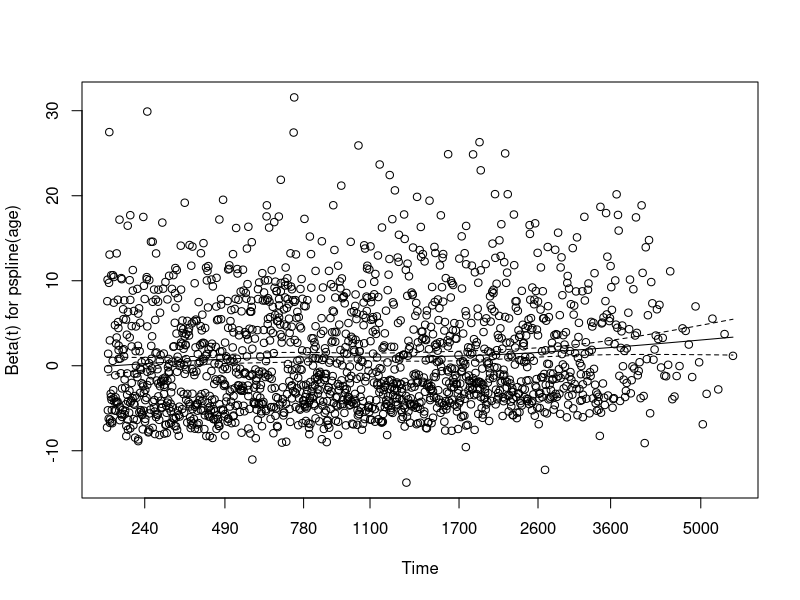
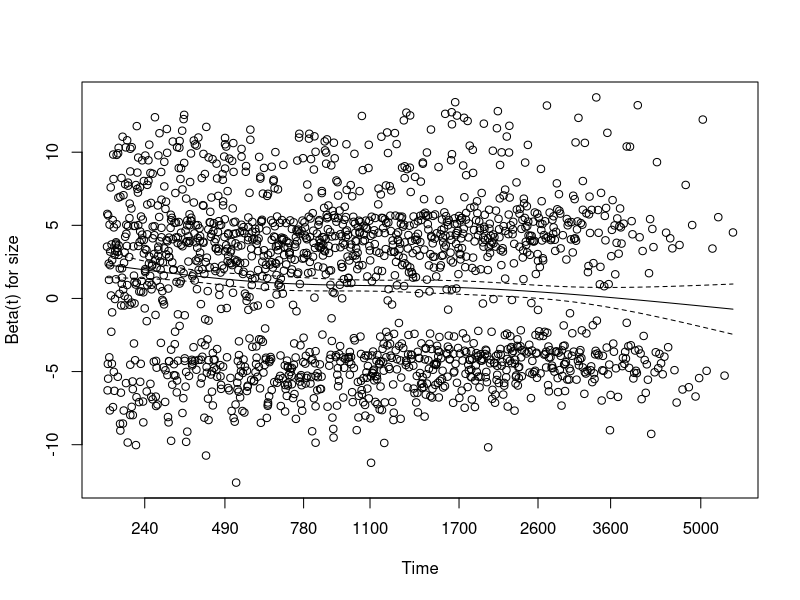
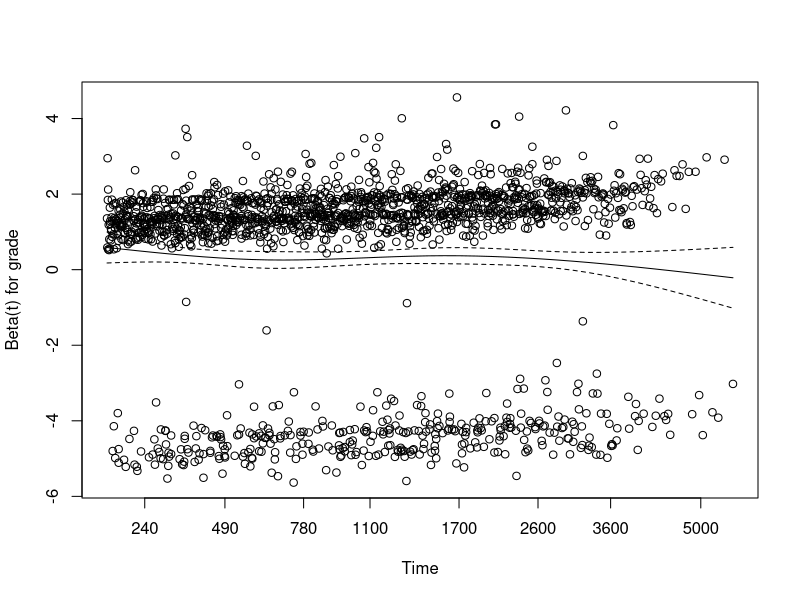
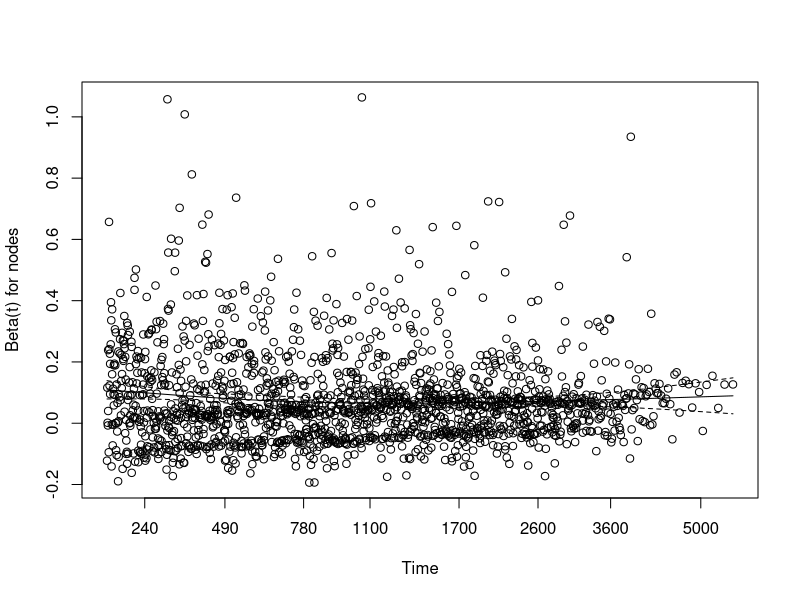
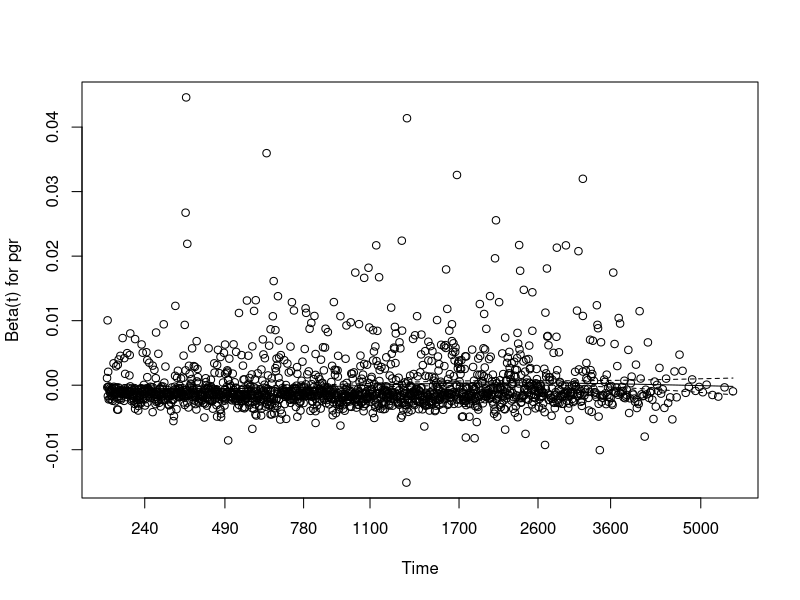
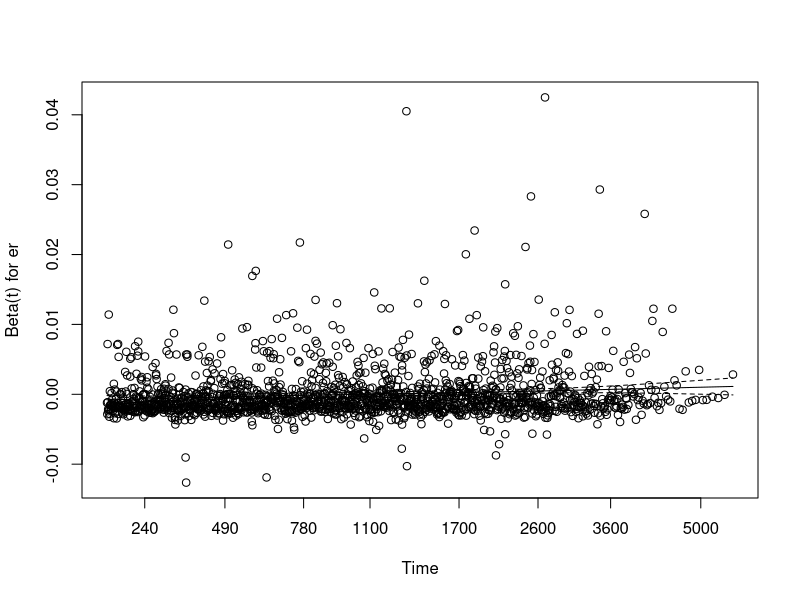
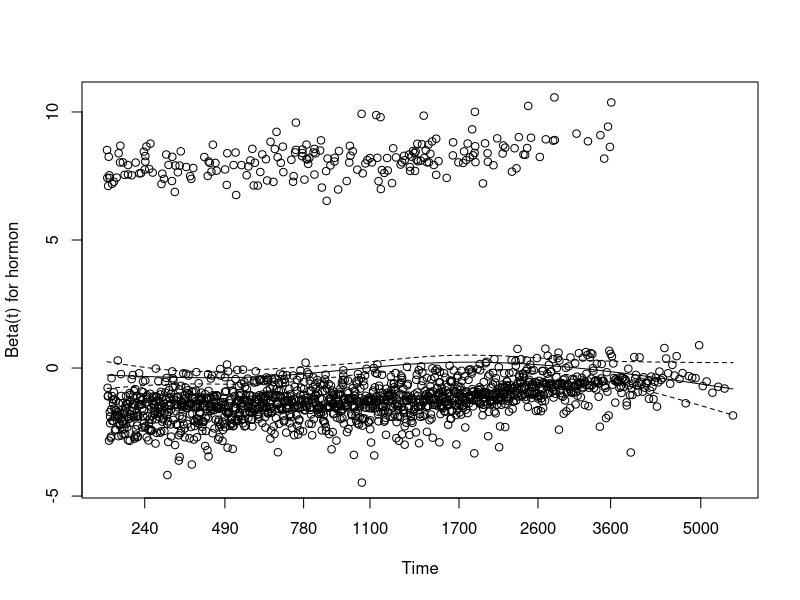
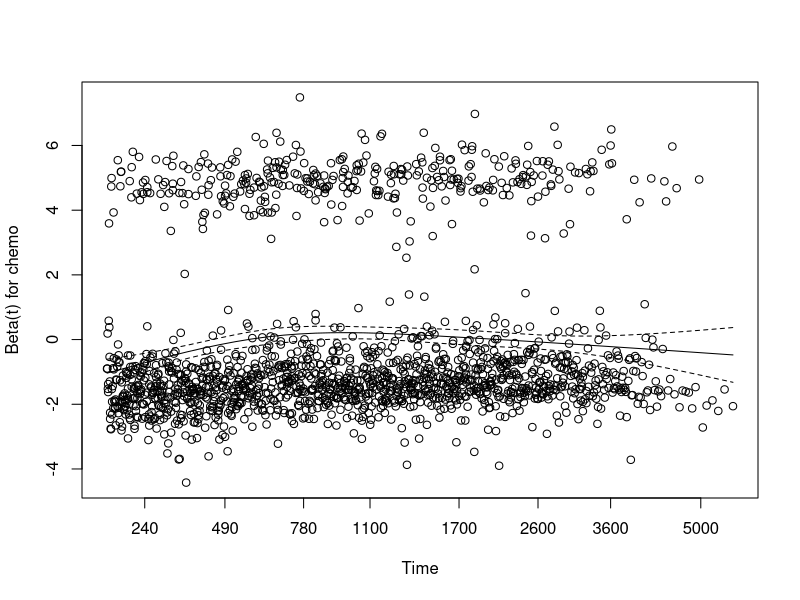

The R source for these figures, in order:
## ---- chunk 1
library(survival)
rotterdam
## ---- chunk 2
rfs  <- pmax(rotterdam$recur, rotterdam$death)
rfstime <- with(rotterdam, ifelse(recur==1, rtime, dtime))
fit1 <- coxph(Surv(rfstime, rfs) ~ pspline(age) + size + grade + nodes + pgr + er + hormon + chemo, data = rotterdam)
summary(fit1)

## ---- chunk 3
# Fit a basic Cox proportional hazards model
cox_model <- coxph(Surv(rfstime, rfs) ~ age + size + grade + nodes + pgr + er + hormon + chemo, data = rotterdam)
summary(cox_model)
## ---- chunk 4
# Checking the Proportional Hazards assumption
cox.zph_model <- cox.zph(fit1)
plot(cox.zph_model)

